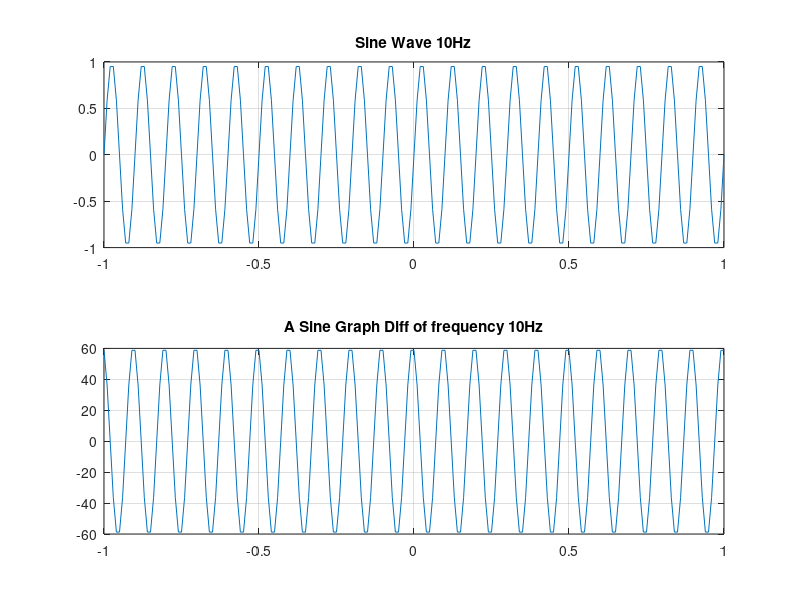

This chart was generated by the following MATLAB code:
time= -1:0.01:1;
f = sin(2*pi*10*time);
g = diff(f)/0.01;
g(201)=g(200);
subplot(2,1,1);
plot(time, f);
grid; 
title('Sine Wave 10Hz');

subplot(2,1,2);
plot(time, g);
grid;
title('A Sine Graph Diff of frequency 10Hz');